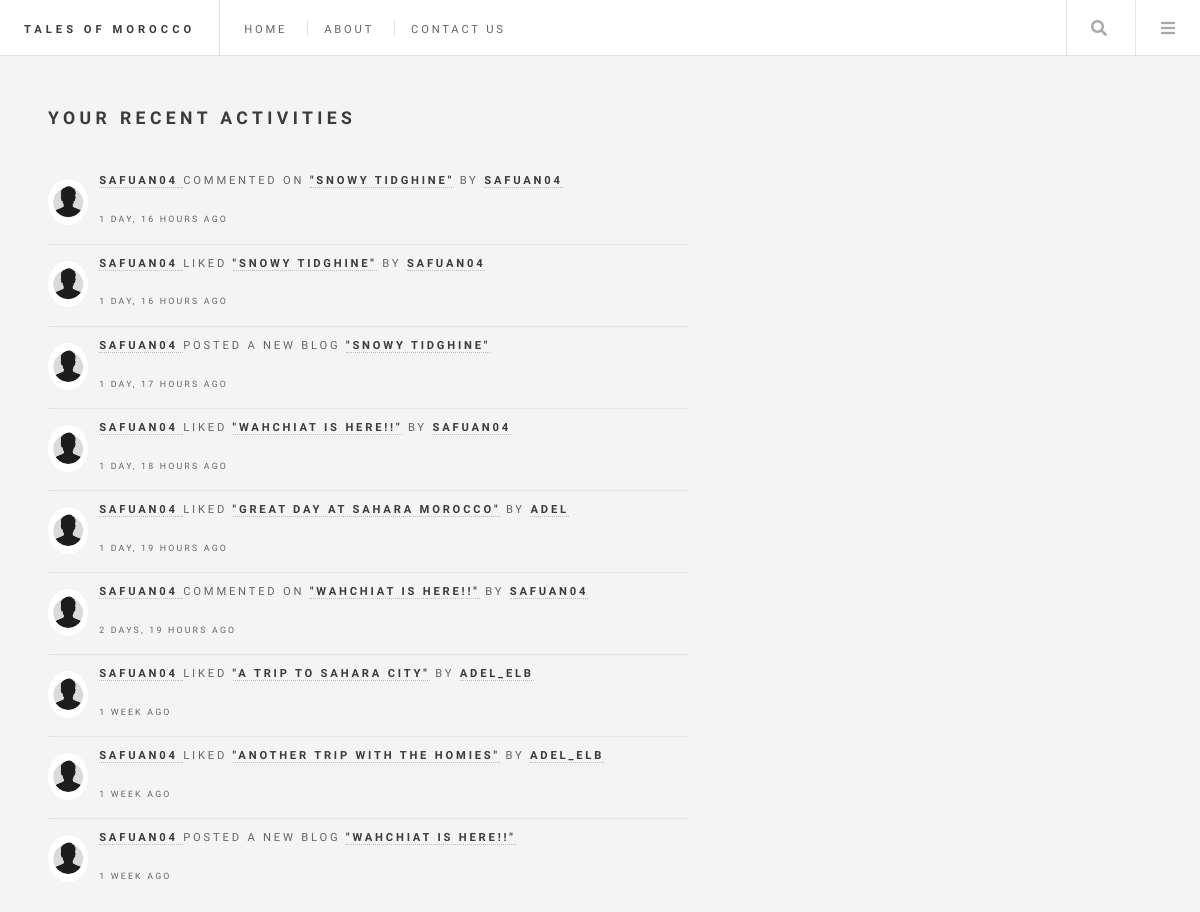
The app's page /my-activities/ (signed in), older data.
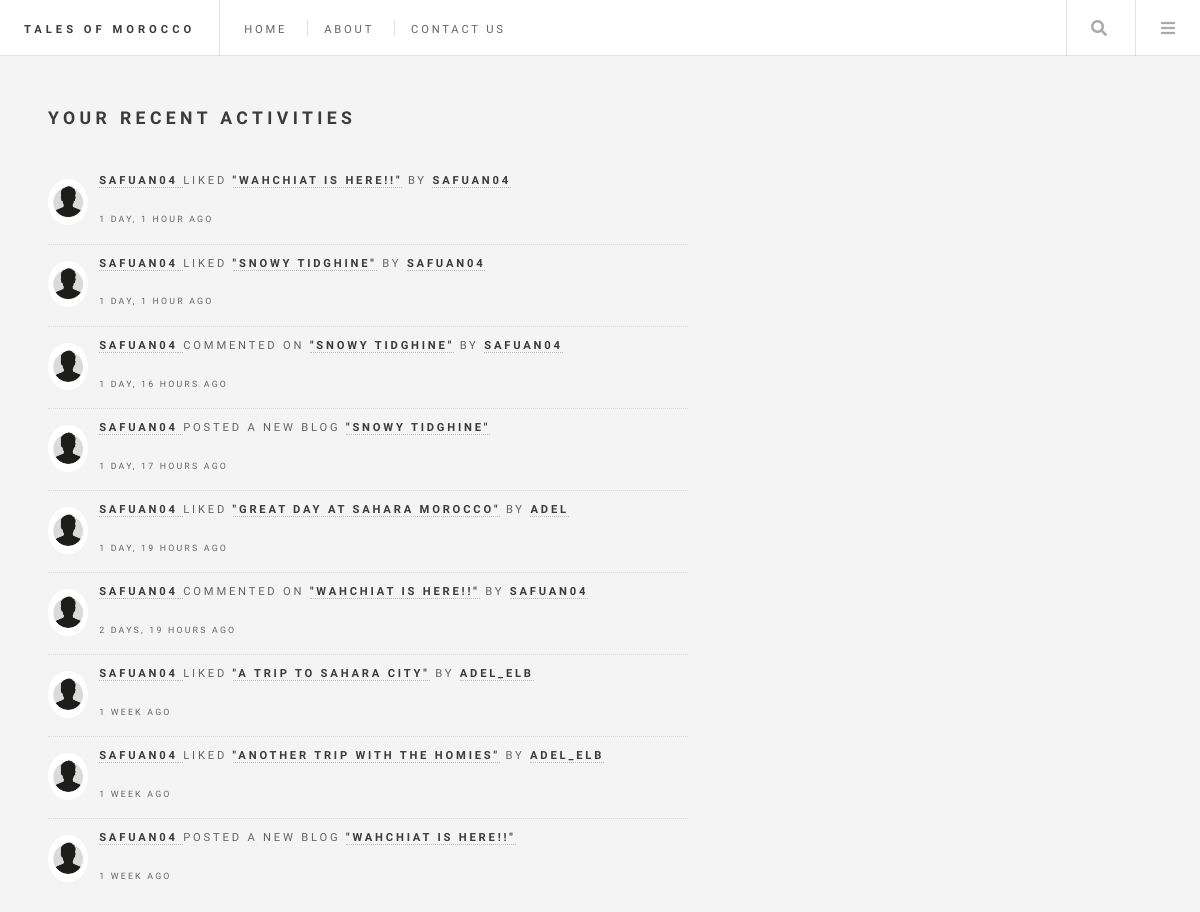
The same page, newer data.
### base/models.py (models this page shows, shortened)
class Comment(models.Model):
    user = models.ForeignKey(User, on_delete=models.CASCADE)
    blogPost = models.ForeignKey(BlogPost, on_delete=models.CASCADE)
    body = models.TextField()
    edited = models.BooleanField(default=False)
    updated = models.DateTimeField(auto_now=True)
    created = models.DateTimeField(auto_now_add=True)
    def class_name(self) -> str:
        return self.__class__.__name__

class User(AbstractUser):
    name = models.CharField(max_length=200, null=True, blank=False)
    email = models.EmailField(unique=True, null=False, blank=False)
    bio = models.TextField(null=True, blank=True)
    avatar = models.ImageField(null=True, default="default.jpg")
    USERNAME_FIELD = 'email'
    REQUIRED_FIELDS = []

class BlogPost(models.Model):
    author = models.ForeignKey(User, on_delete=models.CASCADE, null=True)
    title = models.CharField(max_length=200)
    city = models.ForeignKey(City, on_delete=models.SET_NULL, null=True)
    specific_location = models.CharField(max_length=200, null=True, blank=True)
    description = models.TextField(null=False, blank=False)
    food = models.CharField(max_length=200, blank=True)
    food_rating = models.IntegerField(null=True, blank=True,
                                      validators=[MinValueValidator(1),
                                                  MaxValueValidator(5)])
    accommodation = models.CharField(max_length=200, blank=True)
    accommodation_rating = models.IntegerField(null=True, blank=True,
                                               validators=[MinValueValidator(1),
                                                           MaxValueValidator(5)])
    picture = models.ImageField(null=True, blank=True)
    likes = models.IntegerField(default=0)
    updated = models.DateTimeField(auto_now=True)
    created = models.DateTimeField(auto_now_add=True)
    class Meta:
        ordering = ['-created']
    def class_name(self) -> str:
        return self.__class__.__name__

class Like(models.Model):
    user = models.ForeignKey(User, on_delete=models.CASCADE)
    blogPost = models.ForeignKey(BlogPost, on_delete=models.CASCADE)
    created = models.DateTimeField(auto_now_add=True)
    def class_name(self) -> str:
        return self.__class__.__name__

### base/views.py (the view)
# urls.py: path('my-activities/', views.userActivities, name='user-activities'),
@login_required(login_url='login')
def userActivities(request):
    user = request.user
    posts = BlogPost.objects.filter(author=user)
    user_comments = user.comment_set.all()
    user_likes = user.like_set.all()
    activities = sortActivities(posts, user_likes, user_comments)
    context = {
        'title': 'Profile Page',
        'user': user,
        'activities': activities[:10]
    }
    return render(request, 'user_activity.html', context)

### base/views.py (called while the page is built)
def sortActivities(posts, likes, comments):
    activities = sorted(
        chain(posts, comments, likes),
        key=attrgetter('created'),
        reverse=True
    )
    return activities

### base/templates/user_activity.html
{% extends 'layout.html' %}
{% load static %}
{% block content %}
<div id="wrapper">
  {% include 'header_menu.html' %}
  <div id="main">
    <section id="user-activities">
      <header>
        <h2>Your Recent Activities</h2><br>
      </header>
      <section>
        <ul class="posts">
          {% for activity in activities %}
          {% if activity.class_name == 'Like' %}
          <li>
            <article>
              <header>
                <p><b><a href="{% url 'profile' activity.user.id %}">{{ activity.user.username }}</b>
                </a> Liked <b><a href="{% url 'blog' activity.blogPost.id %}">"{{ activity.blogPost.title }}"</a></b>
                by <b><a href="{% url 'profile' activity.blogPost.author.id %}">{{ activity.blogPost.author.username }}</b></a>
                </p>
                <time class="published">{{ activity.created | timesince }} ago</time>
              </header>
              <a href="{% url 'profile' activity.user.id %}" class="image circle"><img src="{{ activity.user.avatar.url }}"" alt="" /></a>
            </article>
          </li>
          {% elif activity.class_name == 'Comment' %}
          <li>
            <article>
              <header>
                <p><b><a href="{% url 'profile' activity.user.id %}">{{ activity.user.username }}</b>
                </a> Commented On <b><a href="{% url 'blog' activity.blogPost.id %}">"{{ activity.blogPost.title }}"</a></b>
                by <b><a href="{% url 'profile' activity.blogPost.author.id %}">{{ activity.blogPost.author.username }}</b></a>
                </p>
                <time class="published">{{ activity.created | timesince }} ago</time>
              </header>
              <a href="{% url 'profile' activity.user.id %}" class="image circle"><img src="{{ activity.user.avatar.url }}"" alt="" /></a>
            </article>
          </li>
          {% else %}
          <li>
            <article>
              <header>
                <p><b><a href="{% url 'profile' activity.author.id %}">{{ activity.author.username }}
                </a></b> Posted A New Blog <b><a href="{% url 'blog' activity.id %}">"{{ activity.title }}"</a></b>
                </p>
                <time class="published">{{ activity.created | timesince }} ago</time>
              </header>
              <a href="{% url 'profile' activity.author.id %}" class="image circle"><img src="{{ activity.author.avatar.url }}"" alt="" /></a>
            </article>
          </li>
          {% endif %}
          {% endfor %}
        </ul>
      </section>
    </section>
  </div>
</div>
{% endblock %}

Row changes from the older to the newer data that the page shows:
removed Like: user.username "SAFUAN04", blogPost "SNOWY TIDGHINE", blogPost.author.username "SAFUAN04", created "1 DAY, 16 HOURS", user.avatar (placeholder picture)
removed Like: user.username "SAFUAN04", blogPost "WAHCHIAT IS HERE!!", blogPost.author.username "SAFUAN04", created "1 DAY, 18 HOURS", user.avatar (placeholder picture)
added Like: user.username "SAFUAN04", blogPost "WAHCHIAT IS HERE!!", blogPost.author.username "SAFUAN04", created "1 DAY, 1 HOUR", user.avatar (placeholder picture)
added Like: user.username "SAFUAN04", blogPost "SNOWY TIDGHINE", blogPost.author.username "SAFUAN04", created "1 DAY, 1 HOUR", user.avatar (placeholder picture)
